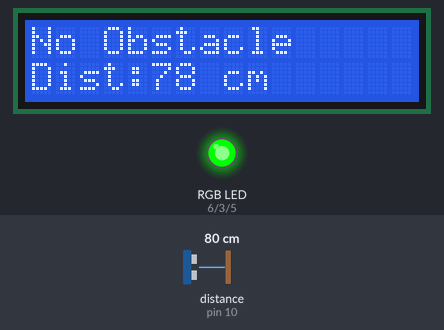
Simulated run of this sketch. Board: Arduino Uno, built with avr-gcc and run on an emulated ATmega328P. Shown: 16×2 character LCD, an RGB LED mixed from three pins (HIGH = lit). Wiring (inferred from the names in the program): ultrasonic range finder: trigger pin 9; echo pin 10. The test bench sets the inputs (shaded band); at power-on: distance to the obstacle (sensor on pin 10) 80 cm. The echo pulse lasts 58.3 µs per cm; pins used as bus, display or sensor lines are not drawn; what the sketch prints to the serial monitor is not drawn.

Above: at 3.2 s.
3.3 s: distance to the obstacle (sensor on pin 10) set to 34 cm
At 4.5 s:
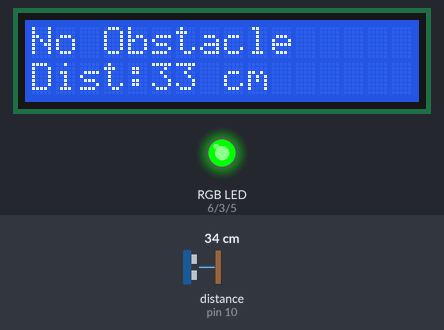
4.9 s: distance to the obstacle (sensor on pin 10) set to 29 cm
At 5.9 s:
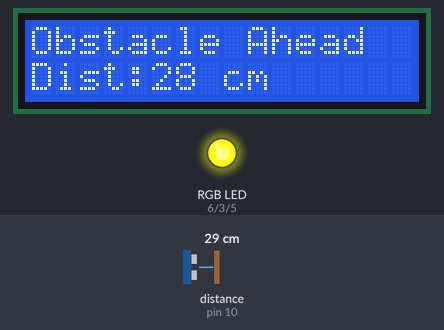
6.5 s: distance to the obstacle (sensor on pin 10) set to 14 cm
At 7.6 s:
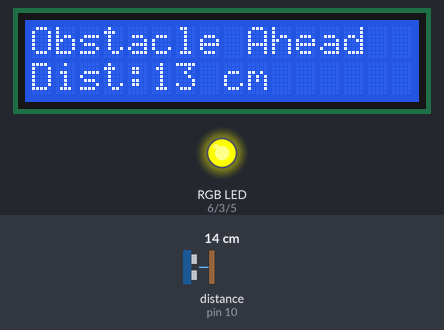
8.2 s: distance to the obstacle (sensor on pin 10) set to 10 cm
At 8.7 s:
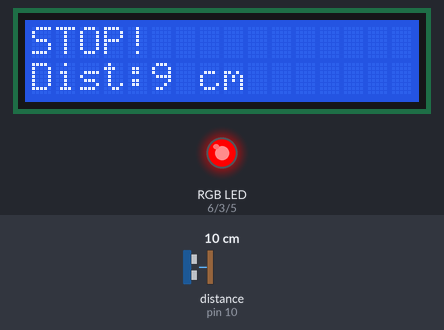
9.8 s: distance to the obstacle (sensor on pin 10) set to 2 cm
At 11.0 s:
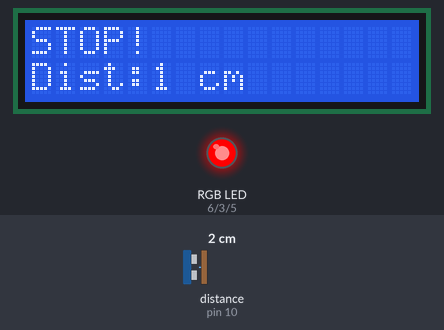
12.8 s: distance to the obstacle (sensor on pin 10) set to 120 cm
At 14.6 s:
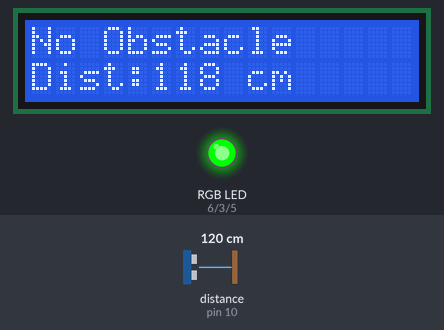
Timing chart, 0 to 16.1 s (numbered marks = the images above; inputs shaded):
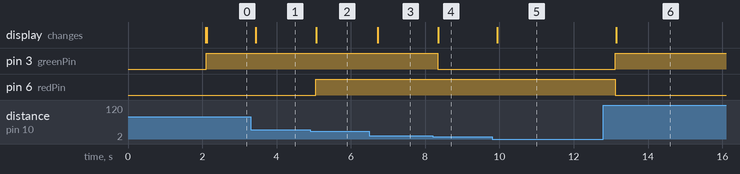

Measured:
- the behaviour switches between 32 and 31 cm on distance to the obstacle (sensor on pin 10) (found by bisection; images 1 and 2)
- the behaviour switches between 12 and 11 cm on distance to the obstacle (sensor on pin 10) (found by bisection; images 3 and 4)
- after the input at 3.3 s, the display: changes after 0.14 s (image 1)
- after the input at 4.9 s, pin 6 (redPin): LOW → HIGH after 0.15 s; the display: changes after 0.17 s (image 2)
- after the input at 6.5 s, the display: changes after 0.22 s (image 3)
- after the input at 8.2 s, pin 3 (greenPin): HIGH → LOW after 0.14 s; the display: changes after 0.15 s (image 4)
- after the input at 9.8 s, the display: changes after 0.15 s (image 5)
- after the input at 12.8 s, pin 3 (greenPin): LOW → HIGH after 0.32 s; pin 6 (redPin): HIGH → LOW after 0.32 s; the display: changes after 0.35 s (image 6)

The sketch:

Distance_Alert_System_LCD.ino
```cpp
// Aim: Distance Alert System using HC-SR04 & RGB light integrated with LCD Display

#include <Wire.h>
#include <LiquidCrystal_I2C.h>

// LCD Address (usually 0x27 or 0x3F)
LiquidCrystal_I2C lcd(0x27, 16, 2);

// HC-SR04
const int trigPin = 9;
const int echoPin = 10;

// RGB LED
const int redPin = 6;
const int greenPin = 3;
const int bluePin = 5;

long duration;
int distance;

void setup() {

  pinMode(trigPin, OUTPUT);
  pinMode(echoPin, INPUT);

  pinMode(redPin, OUTPUT);
  pinMode(greenPin, OUTPUT);
  pinMode(bluePin, OUTPUT);

  Serial.begin(9600);

  lcd.init();
  lcd.backlight();

  lcd.setCursor(0,0);
  lcd.print("Obstacle Alert");
  lcd.setCursor(0,1);
  lcd.print("System Ready");
  delay(2000);
  lcd.clear();
}

void loop() {

  // Measure distance
  digitalWrite(trigPin, LOW);
  delayMicroseconds(2);

  digitalWrite(trigPin, HIGH);
  delayMicroseconds(10);

  digitalWrite(trigPin, LOW);

  duration = pulseIn(echoPin, HIGH);

  distance = duration * 0.034 / 2;

  Serial.print("Distance: ");
  Serial.print(distance);
  Serial.println(" cm");

  lcd.clear();

  if(distance > 30)
  {
    // Green
    digitalWrite(redPin, LOW);
    digitalWrite(greenPin, HIGH);
    digitalWrite(bluePin, LOW);

    lcd.setCursor(0,0);
    lcd.print("No Obstacle");

    lcd.setCursor(0,1);
    lcd.print("Dist:");
    lcd.print(distance);
    lcd.print(" cm");
  }

  else if(distance > 10)
  {
    // Yellow
    digitalWrite(redPin, HIGH);
    digitalWrite(greenPin, HIGH);
    digitalWrite(bluePin, LOW);

    lcd.setCursor(0,0);
    lcd.print("Obstacle Ahead");

    lcd.setCursor(0,1);
    lcd.print("Dist:");
    lcd.print(distance);
    lcd.print(" cm");
  }

  else
  {
    // Red
    digitalWrite(redPin, HIGH);
    digitalWrite(greenPin, LOW);
    digitalWrite(bluePin, LOW);

    lcd.setCursor(0,0);
    lcd.print("STOP!");

    lcd.setCursor(0,1);
    lcd.print("Dist:");
    lcd.print(distance);
    lcd.print(" cm");
  }

  delay(300);
}
```
